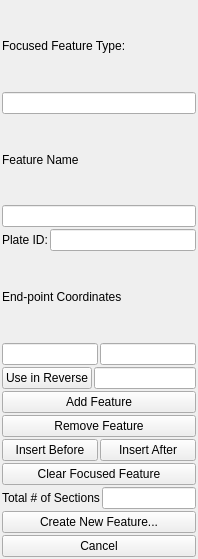
<ui version="4.0" >
 <class>PlateClosureWidget</class>
 <widget class="QWidget" name="PlateClosureWidget" >
  <property name="geometry" >
   <rect>
    <x>0</x>
    <y>0</y>
    <width>198</width>
    <height>559</height>
   </rect>
  </property>
  <property name="windowTitle" >
   <string>Form</string>
  </property>
  <layout class="QVBoxLayout" name="verticalLayout" >
   <property name="spacing" >
    <number>2</number>
   </property>
   <property name="margin" >
    <number>2</number>
   </property>
   <item>
    <widget class="QLabel" name="label_type" >
     <property name="text" >
      <string>Focused Feature Type:</string>
     </property>
     <property name="buddy" >
      <cstring>lineedit_type</cstring>
     </property>
    </widget>
   </item>
   <item>
    <widget class="QLineEdit" name="lineedit_type" >
     <property name="readOnly" >
      <bool>true</bool>
     </property>
    </widget>
   </item>
   <item>
    <widget class="QLabel" name="label_name" >
     <property name="text" >
      <string>Feature Name</string>
     </property>
     <property name="buddy" >
      <cstring>lineedit_name</cstring>
     </property>
    </widget>
   </item>
   <item>
    <widget class="QLineEdit" name="lineedit_name" >
     <property name="readOnly" >
      <bool>true</bool>
     </property>
    </widget>
   </item>
   <item>
    <layout class="QHBoxLayout" name="horizontalLayout_2" >
     <item>
      <widget class="QLabel" name="label_plate_id" >
       <property name="text" >
        <string>Plate ID:</string>
       </property>
       <property name="buddy" >
        <cstring>lineedit_plate_id</cstring>
       </property>
      </widget>
     </item>
     <item>
      <widget class="QLineEdit" name="lineedit_plate_id" >
       <property name="readOnly" >
        <bool>true</bool>
       </property>
      </widget>
     </item>
    </layout>
   </item>
   <item>
    <widget class="QLabel" name="label_coords" >
     <property name="text" >
      <string>End-point Coordinates</string>
     </property>
    </widget>
   </item>
   <item>
    <layout class="QHBoxLayout" name="horizontalLayout_4" >
     <item>
      <widget class="QLineEdit" name="lineedit_last" />
     </item>
     <item>
      <widget class="QLineEdit" name="lineedit_first" />
     </item>
    </layout>
   </item>
   <item>
    <layout class="QHBoxLayout" name="horizontalLayout_5" >
     <item>
      <widget class="QPushButton" name="button_use_reverse" >
       <property name="text" >
        <string>Use in Reverse</string>
       </property>
      </widget>
     </item>
     <item>
      <widget class="QLineEdit" name="lineedit_use_reverse" >
       <property name="readOnly" >
        <bool>true</bool>
       </property>
      </widget>
     </item>
    </layout>
   </item>
   <item>
    <widget class="QPushButton" name="button_append_feature" >
     <property name="text" >
      <string>Add Feature</string>
     </property>
    </widget>
   </item>
   <item>
    <widget class="QPushButton" name="button_remove_feature" >
     <property name="toolTip" >
      <string>Select a feature in the Segments Table, then click here to Remove it from the boundary list.</string>
     </property>
     <property name="whatsThis" >
      <string>Remove a feature from the Segments Table.</string>
     </property>
     <property name="text" >
      <string>Remove Feature</string>
     </property>
    </widget>
   </item>
   <item>
    <layout class="QHBoxLayout" name="horizontalLayout_6" >
     <item>
      <widget class="QPushButton" name="button_insert_before" >
       <property name="text" >
        <string>Insert Before</string>
       </property>
      </widget>
     </item>
     <item>
      <widget class="QPushButton" name="button_insert_after" >
       <property name="text" >
        <string>Insert After</string>
       </property>
      </widget>
     </item>
    </layout>
   </item>
   <item>
    <widget class="QPushButton" name="button_clear_feature" >
     <property name="text" >
      <string>Clear Focused Feature</string>
     </property>
    </widget>
   </item>
   <item>
    <layout class="QHBoxLayout" name="horizontalLayout_3" >
     <item>
      <widget class="QLabel" name="label_num_sections" >
       <property name="text" >
        <string>Total # of Sections</string>
       </property>
      </widget>
     </item>
     <item>
      <widget class="QLineEdit" name="lineedit_num_sections" >
       <property name="readOnly" >
        <bool>true</bool>
       </property>
      </widget>
     </item>
    </layout>
   </item>
   <item>
    <widget class="QPushButton" name="button_create_new" >
     <property name="text" >
      <string>Create New Feature...</string>
     </property>
    </widget>
   </item>
   <item>
    <widget class="QPushButton" name="button_cancel" >
     <property name="text" >
      <string>Cancel</string>
     </property>
    </widget>
   </item>
  </layout>
 </widget>
 <tabstops>
  <tabstop>lineedit_type</tabstop>
  <tabstop>lineedit_name</tabstop>
  <tabstop>button_append_feature</tabstop>
  <tabstop>button_create_new</tabstop>
  <tabstop>button_cancel</tabstop>
 </tabstops>
 <resources/>
 <connections/>
</ui>
